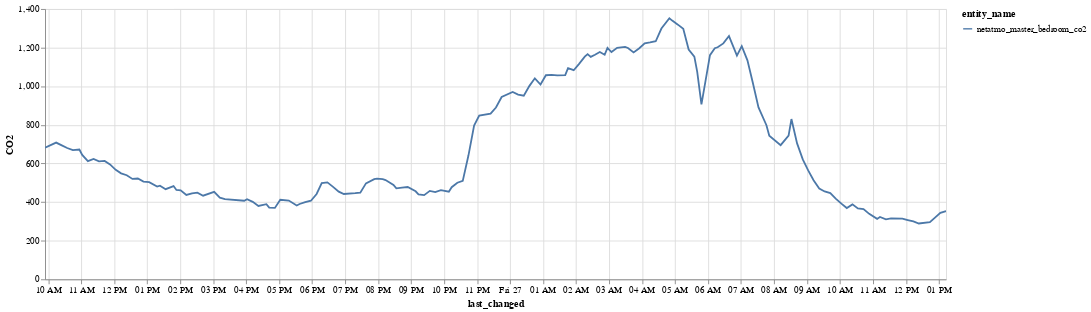

Write notebook code for a chart like this one.
### Code cell
alt.Chart(data).mark_line().encode(
    x='last_changed',
    y=alt.Y('state', title='CO2'),
    color='entity_name',
    tooltip=['entity_name', 'state', 'last_changed']
).properties(
    width=1000,
    height=300
).interactive()

### Figure 1 — Vega-Lite specification as saved in the notebook (floating-point values rounded to 4 significant figures; data arrays with more than 128 entries replaced by an {"elided": "..."} marker saying what was removed)
{"$schema": "https://vega.github.io/schema/vega-lite/v3.4.0.json", "config": {"mark": {"tooltip": null}, "view": {"height": 300, "width": 400}}, "data": {"name": "data-abff864259dab75ac7188de1aacece91"}, "datasets": {"data-abff864259dab75ac7188de1aacece91": {"elided": "158 records"}}, "encoding": {"color": {"field": "entity_name", "type": "nominal"}, "tooltip": [{"field": "entity_name", "type": "nominal"}, {"field": "state", "type": "quantitative"}, {"field": "last_changed", "type": "temporal"}], "x": {"field": "last_changed", "type": "temporal"}, "y": {"field": "state", "title": "CO2", "type": "quantitative"}}, "height": 300, "mark": "line", "selection": {"selector001": {"bind": "scales", "encodings": ["x", "y"], "type": "interval"}}, "width": 1000}
